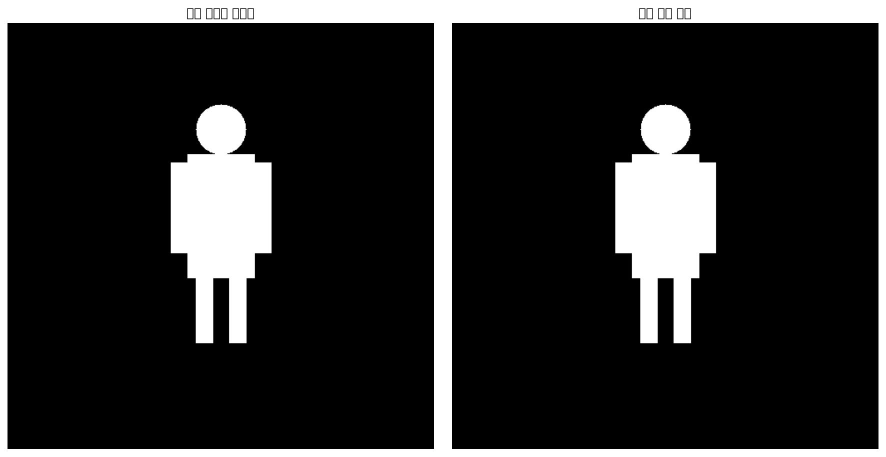
#> input picture backend/app/ai_pipeline/steps/step_02_pose_estimation_models/pose_inference_comparison.jpg, 1771 x 913 px (shown at 1/2 size)
$ python -i pose_estimation_preprocessor.py   (imports and definitions only)
#> lines starting #> are read from the running program, lines starting #| are printed output that depends on the picture
"""
🔥 Pose Estimation 전용 전처리 시스템
=====================================

포즈 추정에 최적화된 전처리 기능들:
1. 인체 중심 정렬 및 크롭
2. 해상도 표준화 (368x368, 256x256)
3. 관절 영역 강화
4. 배경 노이즈 제거
5. 인체 자세 정규화

Author: MyCloset AI Team
Date: 2025-01-27
Version: 1.0 (완전 구현)
"""

import cv2
import numpy as np
import torch
import torch.nn.functional as F
from typing import Dict, Any, Optional, Tuple, List
import logging
from PIL import Image
import matplotlib.pyplot as plt
import matplotlib.patches as patches

logger = logging.getLogger(__name__)

class PoseEstimationPreprocessor:
    """포즈 추정에 최적화된 전처리 시스템"""

    def __init__(self, target_size: Tuple[int, int] = (368, 368)):
        self.target_size = target_size
        self.logger = logging.getLogger(f"{__name__}.PoseEstimationPreprocessor")

        # 인체 감지기 (OpenCV HOG)
        self.hog = cv2.HOGDescriptor()
        self.hog.setSVMDetector(cv2.HOGDescriptor_getDefaultPeopleDetector())

        # 포즈 추정용 전처리 파라미터
        self.pose_params = {
            'joint_enhancement': True,
            'background_removal': True,
            'pose_normalization': True,
            'lighting_correction': True
        }

        # 처리 통계
        self.processing_stats = {
            'images_processed': 0,
            'human_detected': 0,
            'pose_aligned': 0,
            'joint_enhanced': 0
        }

    def preprocess_image(self, image: np.ndarray, mode: str = 'advanced') -> Dict[str, Any]:
        """포즈 추정을 위한 완전한 전처리"""
        try:
            self.processing_stats['images_processed'] += 1
            self.logger.info(f"🔥 포즈 추정 전처리 시작 (모드: {mode})")

            # 1. 이미지 검증
            validated_image = self._validate_image(image)

            # 2. 인체 감지 및 포즈 정렬
            aligned_image, alignment_info = self._detect_and_align_human(validated_image)
            if alignment_info['human_detected']:
                self.processing_stats['human_detected'] += 1
                self.processing_stats['pose_aligned'] += 1

            # 3. 해상도 표준화
            resized_image = self._standardize_resolution(aligned_image)

            # 4. 포즈 추정 최적화
            if mode == 'advanced':
                optimized_image = self._optimize_for_pose_estimation(resized_image)
                self.processing_stats['joint_enhanced'] += 1
            else:
                optimized_image = resized_image

            # 5. 정규화 및 텐서 변환
            normalized_tensor = self._normalize_and_convert(optimized_image)

            # 6. 전처리 결과 요약
            preprocessing_result = {
                'processed_image': optimized_image,
                'tensor': normalized_tensor,
                'alignment_info': alignment_info,
                'target_size': self.target_size,
                'mode': mode,
                'pose_params': self.pose_params,
                'success': True
            }

            self.logger.info("✅ 포즈 추정 전처리 완료")
            return preprocessing_result

        except Exception as e:
            self.logger.error(f"❌ 포즈 추정 전처리 실패: {e}")
            return {
                'success': False,
                'error': str(e),
                'processed_image': image,
                'tensor': torch.randn(1, 3, *self.target_size)
            }

    def _validate_image(self, image: np.ndarray) -> np.ndarray:
        """이미지 유효성 검증 및 변환"""
        try:
            # PIL Image를 NumPy로 변환
            if isinstance(image, Image.Image):
                image = np.array(image)

            # 그레이스케일을 RGB로 변환
            if len(image.shape) == 2:
                image = cv2.cvtColor(image, cv2.COLOR_GRAY2RGB)
            elif image.shape[2] == 4:  # RGBA
                image = cv2.cvtColor(image, cv2.COLOR_RGBA2RGB)

            # 데이터 타입 정규화
            if image.dtype != np.uint8:
                image = image.astype(np.uint8)

            return image

        except Exception as e:
            self.logger.warning(f"이미지 검증 실패: {e}")
            return image

    def _detect_and_align_human(self, image: np.ndarray) -> Tuple[np.ndarray, Dict[str, Any]]:
        """인체 감지 및 포즈 정렬"""
        try:
            # 인체 감지
            boxes, weights = self.hog.detectMultiScale(
                image,
                winStride=(8, 8),
                padding=(4, 4),
                scale=1.05
            )

            if len(boxes) > 0:
                # 가장 높은 신뢰도의 인체 영역 선택
                best_box = boxes[np.argmax(weights)]
                x, y, w, h = best_box

                # 포즈 추정을 위한 여백 추가 (상체 중심)
                margin_x = int(w * 0.3)
                margin_y = int(h * 0.4)  # 상체에 더 많은 여백

                x1 = max(0, x - margin_x)
                y1 = max(0, y - margin_y)
                x2 = min(image.shape[1], x + w + margin_x)
                y2 = min(image.shape[0], y + h + margin_y)

                # 크롭된 이미지
                cropped = image[y1:y2, x1:x2]

                # 포즈 정렬 (상체 중심)
                aligned = self._align_pose_center(cropped)

                alignment_info = {
                    'human_detected': True,
                    'bbox': [x1, y1, x2, y2],
                    'confidence': float(np.max(weights)),
                    'original_size': image.shape[:2],
                    'cropped_size': cropped.shape[:2],
                    'aligned_size': aligned.shape[:2],
                    'pose_centered': True
                }

                return aligned, alignment_info
            else:
                # 인체가 감지되지 않은 경우 중앙 크롭
                h, w = image.shape[:2]
                center_x, center_y = w // 2, h // 2
                crop_size = min(w, h)

                x1 = max(0, center_x - crop_size // 2)
                y1 = max(0, center_y - crop_size // 2)
                x2 = min(w, x1 + crop_size)
                y2 = min(h, y1 + crop_size)

                cropped = image[y1:y2, x1:x2]
                aligned = self._align_pose_center(cropped)

                alignment_info = {
                    'human_detected': False,
                    'bbox': [x1, y1, x2, y2],
                    'confidence': 0.0,
                    'original_size': image.shape[:2],
                    'cropped_size': cropped.shape[:2],
                    'aligned_size': aligned.shape[:2],
                    'pose_centered': False
                }

                return aligned, alignment_info

        except Exception as e:
            self.logger.warning(f"인체 감지 및 정렬 실패: {e}")
            return image, {
                'human_detected': False,
                'bbox': [0, 0, image.shape[1], image.shape[0]],
                'confidence': 0.0,
                'original_size': image.shape[:2],
                'cropped_size': image.shape[:2],
                'aligned_size': image.shape[:2],
                'pose_centered': False
            }

    def _align_pose_center(self, image: np.ndarray) -> np.ndarray:
        """포즈 중심 정렬"""
        try:
            h, w = image.shape[:2]

            # 상체 중심 계산 (상단 60% 영역)
            upper_h = int(h * 0.6)
            center_x = w // 2
            center_y = upper_h // 2

            # 정사각형 크롭
            crop_size = min(w, upper_h)
            x1 = max(0, center_x - crop_size // 2)
            y1 = max(0, center_y - crop_size // 2)
            x2 = min(w, x1 + crop_size)
            y2 = min(upper_h, y1 + crop_size)

            # 크롭 및 정사각형으로 패딩
            cropped = image[y1:y2, x1:x2]

            # 정사각형이 되도록 패딩
            target_size = max(cropped.shape[:2])
            padded = np.zeros((target_size, target_size, 3), dtype=np.uint8)

            # 중앙에 이미지 배치
            y_offset = (target_size - cropped.shape[0]) // 2
            x_offset = (target_size - cropped.shape[1]) // 2

            padded[y_offset:y_offset+cropped.shape[0],
                   x_offset:x_offset+cropped.shape[1]] = cropped

            return padded

        except Exception as e:
            self.logger.warning(f"포즈 중심 정렬 실패: {e}")
            return image

    def _standardize_resolution(self, image: np.ndarray) -> np.ndarray:
        """해상도 표준화"""
        try:
            # 목표 해상도로 리사이즈
            resized = cv2.resize(image, self.target_size, interpolation=cv2.INTER_LANCZOS4)
            return resized

        except Exception as e:
            self.logger.warning(f"해상도 표준화 실패: {e}")
            return image

    def _optimize_for_pose_estimation(self, image: np.ndarray) -> np.ndarray:
        """포즈 추정 최적화"""
        try:
            optimized = image.copy()

            # 1. 관절 영역 강화
            if self.pose_params['joint_enhancement']:
                optimized = self._enhance_joint_regions(optimized)

            # 2. 배경 노이즈 제거
            if self.pose_params['background_removal']:
                optimized = self._remove_background_noise(optimized)

            # 3. 조명 보정
            if self.pose_params['lighting_correction']:
                optimized = self._correct_lighting(optimized)

            # 4. 포즈 정규화
            if self.pose_params['pose_normalization']:
                optimized = self._normalize_pose(optimized)

            return optimized

        except Exception as e:
            self.logger.warning(f"포즈 추정 최적화 실패: {e}")
            return image

    def _enhance_joint_regions(self, image: np.ndarray) -> np.ndarray:
        """관절 영역 강화"""
        try:
            # 그레이스케일 변환
            gray = cv2.cvtColor(image, cv2.COLOR_RGB2GRAY)

            # 엣지 감지 (관절 경계 강화)
            edges = cv2.Canny(gray, 50, 150)

            # 엣지를 RGB로 변환
            edges_rgb = cv2.cvtColor(edges, cv2.COLOR_GRAY2RGB)

            # 원본 이미지와 엣지 합성
            enhanced = cv2.addWeighted(image, 0.8, edges_rgb, 0.2, 0)

            return enhanced

        except Exception as e:
            self.logger.warning(f"관절 영역 강화 실패: {e}")
            return image

    def _remove_background_noise(self, image: np.ndarray) -> np.ndarray:
        """배경 노이즈 제거"""
        try:
            # 가우시안 블러로 노이즈 제거
            denoised = cv2.GaussianBlur(image, (3, 3), 0)

            # 양방향 필터로 엣지 보존하면서 노이즈 제거
            denoised = cv2.bilateralFilter(denoised, 9, 75, 75)

            return denoised

        except Exception as e:
            self.logger.warning(f"배경 노이즈 제거 실패: {e}")
            return image

    def _correct_lighting(self, image: np.ndarray) -> np.ndarray:
        """조명 보정"""
        try:
            # LAB 색공간으로 변환
            lab = cv2.cvtColor(image, cv2.COLOR_RGB2LAB)
            l, a, b = cv2.split(lab)

            # CLAHE로 조명 정규화
            clahe = cv2.createCLAHE(clipLimit=2.0, tileGridSize=(8, 8))
            l = clahe.apply(l)

            # 색상 보정
            a = cv2.convertScaleAbs(a, alpha=1.1, beta=0)
            b = cv2.convertScaleAbs(b, alpha=1.1, beta=0)

            # RGB로 변환
            corrected = cv2.merge([l, a, b])
            corrected = cv2.cvtColor(corrected, cv2.COLOR_LAB2RGB)

            return corrected

        except Exception as e:
            self.logger.warning(f"조명 보정 실패: {e}")
            return image

    def _normalize_pose(self, image: np.ndarray) -> np.ndarray:
        """포즈 정규화"""
        try:
            # 히스토그램 평활화
            normalized = image.copy()

            # 각 채널별 히스토그램 평활화
            for i in range(3):
                normalized[:, :, i] = cv2.equalizeHist(normalized[:, :, i])

            # 대비 향상
            normalized = cv2.convertScaleAbs(normalized, alpha=1.1, beta=5)

            return normalized

        except Exception as e:
            self.logger.warning(f"포즈 정규화 실패: {e}")
            return image

    def _normalize_and_convert(self, image: np.ndarray) -> torch.Tensor:
        """정규화 및 텐서 변환"""
        try:
            # 0-1 범위로 정규화
            normalized = image.astype(np.float32) / 255.0

            # ImageNet 평균/표준편차로 정규화
            mean = np.array([0.485, 0.456, 0.406])
            std = np.array([0.229, 0.224, 0.225])

            normalized = (normalized - mean) / std

            # 텐서로 변환 [H, W, C] -> [C, H, W] -> [1, C, H, W]
            tensor = torch.from_numpy(normalized).permute(2, 0, 1).unsqueeze(0)

            return tensor

        except Exception as e:
            self.logger.warning(f"정규화 및 변환 실패: {e}")
            return torch.randn(1, 3, *self.target_size)

    def get_processing_stats(self) -> Dict[str, Any]:
        """처리 통계 반환"""
        return self.processing_stats.copy()

    def reset_stats(self):
        """통계 초기화"""
        self.processing_stats = {
            'images_processed': 0,
            'human_detected': 0,
            'pose_aligned': 0,
            'joint_enhanced': 0
        }

    def update_pose_params(self, **kwargs):
        """포즈 추정 파라미터 업데이트"""
        for key, value in kwargs.items():
            if key in self.pose_params:
                self.pose_params[key] = value
                self.logger.info(f"포즈 파라미터 업데이트: {key} = {value}")

>>> import cv2
>>> picture = cv2.cvtColor(cv2.imread('../pose_inference_comparison.jpg'), cv2.COLOR_BGR2RGB)
#> picture is the input picture: shape (913, 1771, 3); min 0, max 255, mean 45.3
>>> result = PoseEstimationPreprocessor().preprocess_image(picture)
#> in _detect_and_align_human, `boxes, weights = self.hog.detectMultiScale( image, winStride=(8, 8), p..`: boxes = ()
#> in _detect_and_align_human, `cropped = image[y1:y2, x1:x2]`:
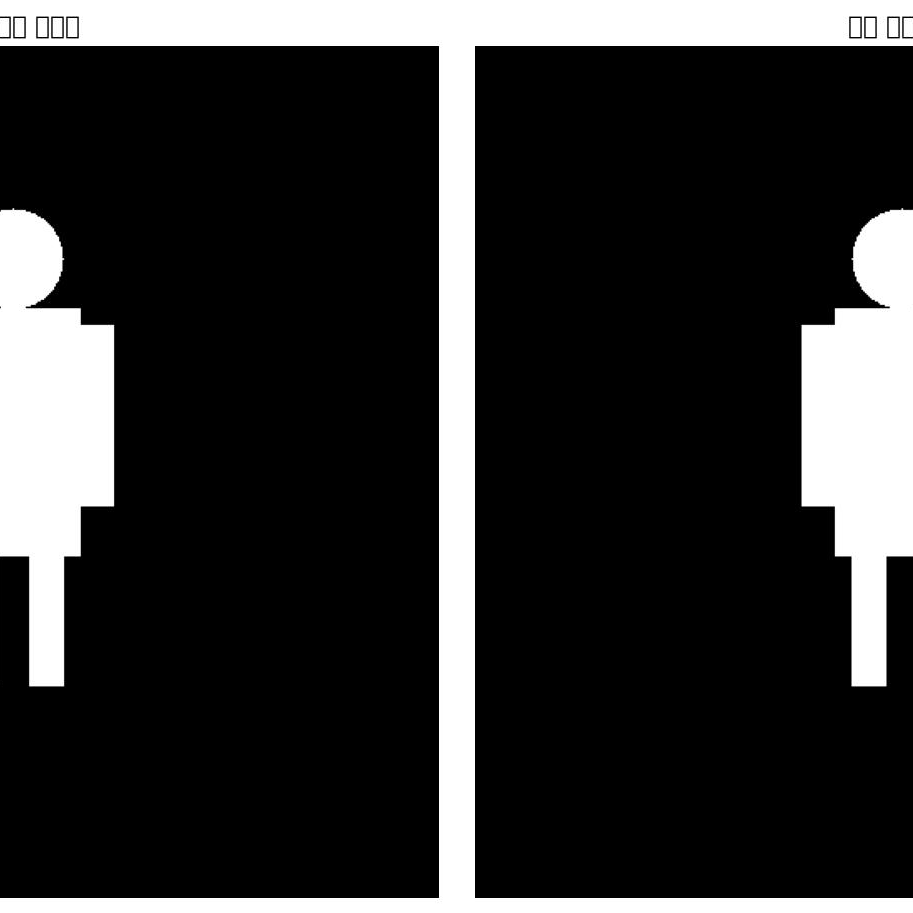
#> cropped: shape (913, 913, 3); min 0, max 255, mean 47.8
#> in _align_pose_center, `cropped = image[y1:y2, x1:x2]`:
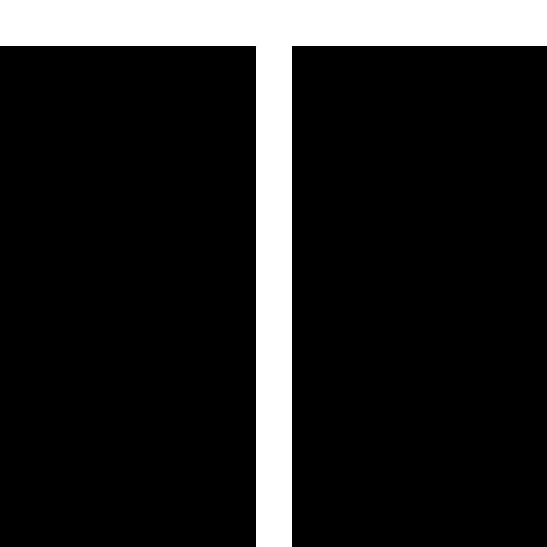
#> cropped: shape (547, 547, 3); min 0, max 255, mean 36.8
#> in preprocess_image, `aligned_image, alignment_info = self._detect_and_align_human(validated..`: alignment_info = {'human_detected': False, 'bbox': [429, 0, 1342, 913], 'confidence': 0, 'original_size': (913, 1771), 'cropped_size': (913, 913), 'aligned_size': (547, 547), 'pose_centered': False}
#> in _enhance_joint_regions, `edges = cv2.Canny(gray, 50, 150)`:
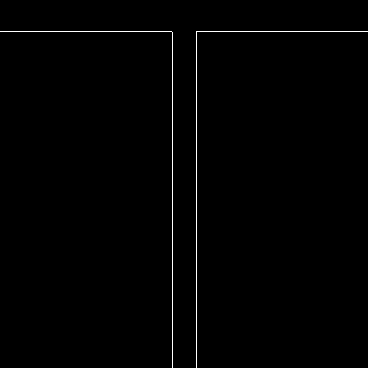
#> edges: shape (368, 368); 0.75% white in thin lines or dots
#> in _enhance_joint_regions, `edges_rgb = cv2.cvtColor(edges, cv2.COLOR_GRAY2RGB)`: edges_rgb: shape (368, 368, 3); 0.75% white in thin lines or dots
#> in _enhance_joint_regions, `enhanced = cv2.addWeighted(image, 0.8, edges_rgb, 0.2, 0)`:
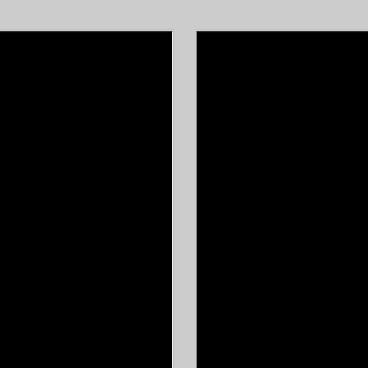
#> enhanced: shape (368, 368, 3); min 0, max 242, mean 29.9
#> in _correct_lighting, `lab = cv2.cvtColor(image, cv2.COLOR_RGB2LAB)`: lab: shape (368, 368, 3); mean of channels 0, 1, 2 30.7, 128, 128
#> in _correct_lighting, `l, a, b = cv2.split(lab)`: a: shape (368, 368); every value is 128
#> in _correct_lighting, `a = cv2.convertScaleAbs(a, alpha=1.1, beta=0)`: a: shape (368, 368); every value is 141
#> in _correct_lighting, `corrected = cv2.merge([l, a, b])`: corrected: shape (368, 368, 3); mean of channels 0, 1, 2 34.2, 141, 141
#> in _correct_lighting, `corrected = cv2.cvtColor(corrected, cv2.COLOR_LAB2RGB)`:
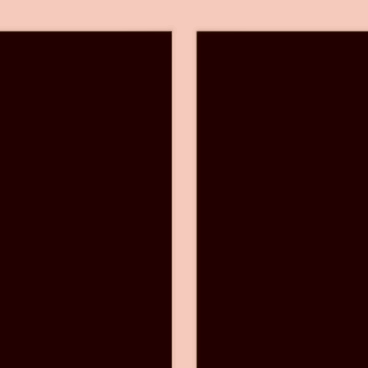
#> corrected: shape (368, 368, 3); mean R, G, B 64.8, 29.5, 27.3
#> after the loop in _normalize_pose, `for i in range(3):`:
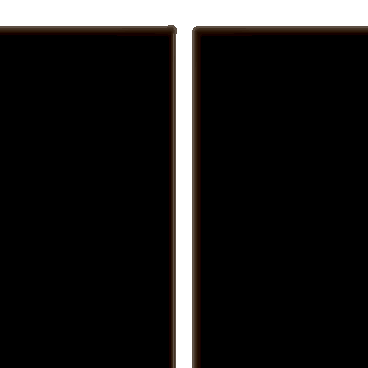
#> normalized: shape (368, 368, 3); mean R, G, B 31.7, 30.6, 29.9
#> in _normalize_and_convert, `normalized = (normalized - mean) / std`:
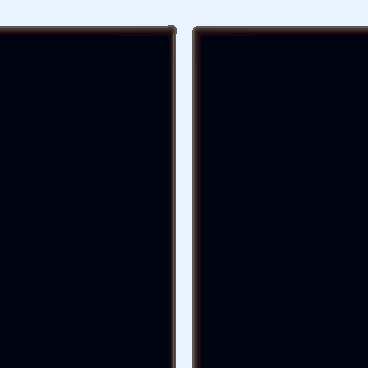
#> normalized: shape (368, 368, 3) float64; mean R, G, B -1.49, -1.42, -1.2; drawn with min black and max white
#> (the run stopped early here; a loop or call above may not have finished)
